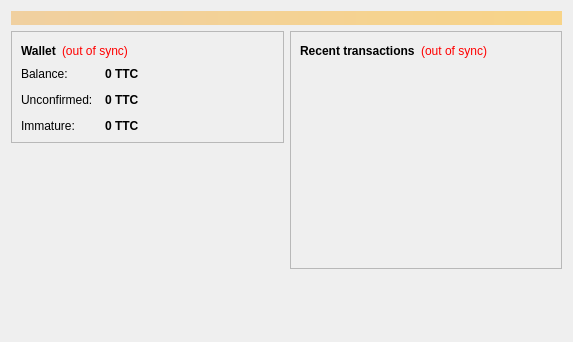
<?xml version="1.0" encoding="UTF-8"?>
<ui version="4.0">
 <class>OverviewPage</class>
 <widget class="QWidget" name="OverviewPage">
  <property name="geometry">
   <rect>
    <x>0</x>
    <y>0</y>
    <width>573</width>
    <height>342</height>
   </rect>
  </property>
  <property name="windowTitle">
   <string>Form</string>
  </property>
  <layout class="QVBoxLayout" name="topLayout">
   <item>
    <widget class="QLabel" name="labelAlerts">
     <property name="visible">
      <bool>false</bool>
     </property>
     <property name="styleSheet">
      <string notr="true">background-color: qlineargradient(x1: 0, y1: 0, x2: 1, y2: 0, stop:0 #F0D0A0, stop:1 #F8D488); color:#000000;</string>
     </property>
     <property name="wordWrap">
      <bool>true</bool>
     </property>
     <property name="margin">
      <number>3</number>
     </property>
    </widget>
   </item>
   <item>
    <layout class="QHBoxLayout" name="horizontalLayout" stretch="1,1">
     <item>
      <layout class="QVBoxLayout" name="verticalLayout_2">
       <item>
        <widget class="QFrame" name="frame">
         <property name="frameShape">
          <enum>QFrame::StyledPanel</enum>
         </property>
         <property name="frameShadow">
          <enum>QFrame::Raised</enum>
         </property>
         <layout class="QVBoxLayout" name="verticalLayout_4">
          <item>
           <layout class="QHBoxLayout" name="horizontalLayout_4">
            <item>
             <widget class="QLabel" name="label_5">
              <property name="font">
               <font>
                <weight>75</weight>
                <bold>true</bold>
               </font>
              </property>
              <property name="text">
               <string>Wallet</string>
              </property>
             </widget>
            </item>
            <item>
             <widget class="QLabel" name="labelWalletStatus">
              <property name="toolTip">
               <string>The displayed information may be out of date. Your wallet automatically synchronizes with the TittieCoin network after a connection is established, but this process has not completed yet.</string>
              </property>
              <property name="styleSheet">
               <string notr="true">QLabel { color: red; }</string>
              </property>
              <property name="text">
               <string notr="true">(out of sync)</string>
              </property>
              <property name="alignment">
               <set>Qt::AlignLeading|Qt::AlignLeft|Qt::AlignVCenter</set>
              </property>
             </widget>
            </item>
            <item>
             <spacer name="horizontalSpacer_2">
              <property name="orientation">
               <enum>Qt::Horizontal</enum>
              </property>
              <property name="sizeHint" stdset="0">
               <size>
                <width>40</width>
                <height>20</height>
               </size>
              </property>
             </spacer>
            </item>
           </layout>
          </item>
          <item>
           <layout class="QFormLayout" name="formLayout_2">
            <property name="fieldGrowthPolicy">
             <enum>QFormLayout::AllNonFixedFieldsGrow</enum>
            </property>
            <property name="horizontalSpacing">
             <number>12</number>
            </property>
            <property name="verticalSpacing">
             <number>12</number>
            </property>
            <item row="0" column="0">
             <widget class="QLabel" name="label">
              <property name="text">
               <string>Balance:</string>
              </property>
             </widget>
            </item>
            <item row="0" column="1">
             <widget class="QLabel" name="labelBalance">
              <property name="font">
               <font>
                <weight>75</weight>
                <bold>true</bold>
               </font>
              </property>
              <property name="cursor">
               <cursorShape>IBeamCursor</cursorShape>
              </property>
              <property name="toolTip">
               <string>Your current balance</string>
              </property>
              <property name="text">
               <string notr="true">0 TTC</string>
              </property>
              <property name="textInteractionFlags">
               <set>Qt::LinksAccessibleByMouse|Qt::TextSelectableByKeyboard|Qt::TextSelectableByMouse</set>
              </property>
             </widget>
            </item>
            <item row="1" column="0">
             <widget class="QLabel" name="label_3">
              <property name="text">
               <string>Unconfirmed:</string>
              </property>
             </widget>
            </item>
            <item row="1" column="1">
             <widget class="QLabel" name="labelUnconfirmed">
              <property name="font">
               <font>
                <weight>75</weight>
                <bold>true</bold>
               </font>
              </property>
              <property name="cursor">
               <cursorShape>IBeamCursor</cursorShape>
              </property>
              <property name="toolTip">
               <string>Total of transactions that have yet to be confirmed, and do not yet count toward the current balance</string>
              </property>
              <property name="text">
               <string notr="true">0 TTC</string>
              </property>
              <property name="textInteractionFlags">
               <set>Qt::LinksAccessibleByMouse|Qt::TextSelectableByKeyboard|Qt::TextSelectableByMouse</set>
              </property>
             </widget>
            </item>
            <item row="2" column="0">
             <widget class="QLabel" name="labelImmatureText">
              <property name="text">
               <string>Immature:</string>
              </property>
             </widget>
            </item>
            <item row="2" column="1">
             <widget class="QLabel" name="labelImmature">
              <property name="font">
               <font>
                <weight>75</weight>
                <bold>true</bold>
               </font>
              </property>
              <property name="toolTip">
               <string>Mined balance that has not yet matured</string>
              </property>
              <property name="text">
               <string notr="true">0 TTC</string>
              </property>
              <property name="textInteractionFlags">
               <set>Qt::LinksAccessibleByMouse|Qt::TextSelectableByKeyboard|Qt::TextSelectableByMouse</set>
              </property>
             </widget>
            </item>
           </layout>
          </item>
         </layout>
        </widget>
       </item>
       <item>
        <spacer name="verticalSpacer">
         <property name="orientation">
          <enum>Qt::Vertical</enum>
         </property>
         <property name="sizeHint" stdset="0">
          <size>
           <width>20</width>
           <height>40</height>
          </size>
         </property>
        </spacer>
       </item>
        <item>
         <widget class="QLabel" name="label_wallet_bgcoin">
          <property name="text">
           <string/>
          </property>
          <property name="pixmap">
           <pixmap resource="../bitcoin.qrc">:/images/wallet_bgcoin</pixmap>
          </property>
          <property name="scaledContents">
           <bool>false</bool>
          </property>
          <property name="alignment">
           <set>Qt::AlignCenter</set>
          </property>
          <property name="margin">
           <number>-2</number>
          </property>
         </widget>
        </item>
        <item>
         <widget class="QLabel" name="label_6">
          <property name="text">
           <string/>
          </property>
         </widget>
        </item>
      </layout>
     </item>
     <item>
      <layout class="QVBoxLayout" name="verticalLayout_3">
       <item>
        <widget class="QFrame" name="frame_2">
         <property name="frameShape">
          <enum>QFrame::StyledPanel</enum>
         </property>
         <property name="frameShadow">
          <enum>QFrame::Raised</enum>
         </property>
         <layout class="QVBoxLayout" name="verticalLayout">
          <item>
           <layout class="QHBoxLayout" name="horizontalLayout_2">
            <item>
             <widget class="QLabel" name="label_4">
              <property name="text">
               <string>&lt;b&gt;Recent transactions&lt;/b&gt;</string>
              </property>
             </widget>
            </item>
            <item>
             <widget class="QLabel" name="labelTransactionsStatus">
              <property name="toolTip">
               <string>The displayed information may be out of date. Your wallet automatically synchronizes with the TittieCoin network after a connection is established, but this process has not completed yet.</string>
              </property>
              <property name="styleSheet">
               <string notr="true">QLabel { color: red; }</string>
              </property>
              <property name="text">
               <string notr="true">(out of sync)</string>
              </property>
              <property name="alignment">
               <set>Qt::AlignRight|Qt::AlignTrailing|Qt::AlignVCenter</set>
              </property>
             </widget>
            </item>
            <item>
             <spacer name="horizontalSpacer">
              <property name="orientation">
               <enum>Qt::Horizontal</enum>
              </property>
              <property name="sizeHint" stdset="0">
               <size>
                <width>40</width>
                <height>20</height>
               </size>
              </property>
             </spacer>
            </item>
           </layout>
          </item>
          <item>
           <widget class="QListView" name="listTransactions">
            <property name="styleSheet">
             <string notr="true">QListView { background: transparent; }</string>
            </property>
            <property name="frameShape">
             <enum>QFrame::NoFrame</enum>
            </property>
            <property name="verticalScrollBarPolicy">
             <enum>Qt::ScrollBarAlwaysOff</enum>
            </property>
            <property name="horizontalScrollBarPolicy">
             <enum>Qt::ScrollBarAlwaysOff</enum>
            </property>
            <property name="selectionMode">
             <enum>QAbstractItemView::NoSelection</enum>
            </property>
           </widget>
          </item>
         </layout>
        </widget>
       </item>
       <item>
        <spacer name="verticalSpacer_2">
         <property name="orientation">
          <enum>Qt::Vertical</enum>
         </property>
         <property name="sizeHint" stdset="0">
          <size>
           <width>20</width>
           <height>40</height>
          </size>
         </property>
        </spacer>
       </item>
      </layout>
     </item>
    </layout>
   </item>
  </layout>
 </widget>
 <resources/>
 <connections/>
</ui>
